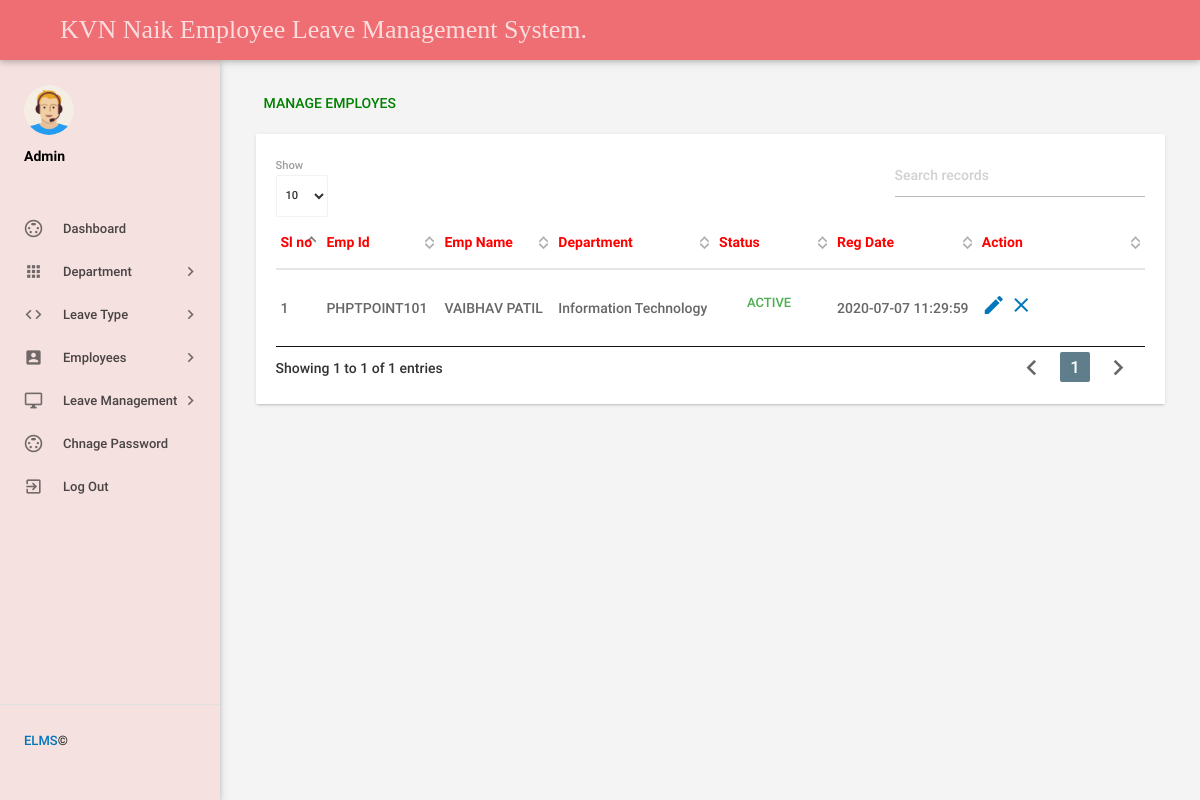
Page /admin/manageemployee.php (signed in) on the committed database.
### tables this page shows
CREATE TABLE `tblemployees` (
  `id` int(11) NOT NULL,
  `EmpId` varchar(100) NOT NULL,
  `FirstName` varchar(150) NOT NULL,
  `LastName` varchar(150) NOT NULL,
  `EmailId` varchar(200) NOT NULL,
  `Password` varchar(180) NOT NULL,
  `Gender` varchar(100) NOT NULL,
  `Dob` varchar(100) NOT NULL,
  `Department` varchar(255) NOT NULL,
  `Address` varchar(255) NOT NULL,
  `City` varchar(200) NOT NULL,
  `Country` varchar(150) NOT NULL,
  `Phonenumber` char(11) NOT NULL,
  `Status` int(1) NOT NULL,
  `RegDate` timestamp NOT NULL DEFAULT current_timestamp()
);

### admin/manageemployee.php (the view, shortened to what this page needs)
<?php
include('includes/config.php');
if(strlen($_SESSION['alogin'])==0)
    {
header('location:index.php');
}
else{
 ?>
<!DOCTYPE html>
<html lang="en">
    <head>
        <link type="text/css" rel="stylesheet" href="../assets/plugins/materialize/css/materialize.min.css"/>
         <link type="text/css" rel="stylesheet" href="../assets/plugins/materialize/css/materialize.css"/>
        <link href="../assets/plugins/material-preloader/css/materialPreloader.min.css" rel="stylesheet">
        <link href="../assets/plugins/datatables/css/jquery.dataTables.min.css" rel="stylesheet">
        <link href="../assets/css/alpha.min.css" rel="stylesheet" type="text/css"/>
        <link href="../assets/css/custom.css" rel="stylesheet" type="text/css"/>
         <link href="../assets/css/style.css" rel="stylesheet" type="text/css"/>
    </head>
    <body>
       <?php include('includes/header.php');?>
       <?php include('includes/sidebar.php');?>
            <main class="mn-inner">
                <div class="row">
                    <div class="col s12">
                        <div class="page-title" style="color: green;">Manage Employes</div>
                    </div>
                    <div class="col s12 m12 l12">
                        <div class="card">
                            <div class="card-content">
                                <table id="example" class="display responsive-table ">
                                    <thead>
                                        <tr>
                                            <th style="color: red;">Sl no</th>
                                            <th style="color: red;">Emp Id</th>
                                            <th style="color: red;">Emp Name</th>
                                            <th style="color: red;">Department</th>
                                             <th style="color: red;">Status</th>
                                             <th style="color: red;">Reg Date</th>
                                            <th style="color: red;">Action</th>
                                        </tr>
                                    </thead>
                                    <tbody>
<?php $sql = "SELECT EmpId,FirstName,LastName,Department,Status,RegDate,id from  tblemployees";
$query = $dbh -> prepare($sql);
$query->execute();
$results=$query->fetchAll(PDO::FETCH_OBJ);
$cnt=1;
if($query->rowCount() > 0)
{
foreach($results as $result)
{               ?>
                                        <tr>
                                            <td> <?php echo htmlentities($cnt);?></td>
                                            <td><?php echo htmlentities($result->EmpId);?></td>
                                            <td><?php echo htmlentities($result->FirstName);?>&nbsp;<?php echo htmlentities($result->LastName);?></td>
                                            <td><?php echo htmlentities($result->Department);?></td>
                                             <td><?php $stats=$result->Status;
if($stats){
                                             ?>
                                                 <a class="waves-effect waves-green btn-flat m-b-xs">Active</a>
                                                 <?php } else { ?>
                                                 <a class="waves-effect waves-red btn-flat m-b-xs">Inactive</a>
                                                 <?php } ?>
                                             </td>
                                              <td><?php echo htmlentities($result->RegDate);?></td>
                                            <td><a href="editemployee.php?empid=<?php echo htmlentities($result->id);?>"><i class="material-icons">mode_edit</i></a>
                                        <?php if($result->Status==1)
 {?>
<a href="manageemployee.php?inid=<?php echo htmlentities($result->id);?>" onclick="return confirm('Are you sure you want to inactive this Employe?');"" > <i class="material-icons" title="Inactive">clear</i>
<?php } else {?>
                                            <a href="manageemployee.php?id=<?php echo htmlentities($result->id);?>" onclick="return confirm('Are you sure you want to active this employee?');""><i class="material-icons" title="Active">done</i>
                                            <?php } ?> </td>
                                        </tr>
                                         <?php $cnt++;} }?>
                                    </tbody>
                                </table>
                            </div>
                        </div>
                    </div>
                </div>
            </main>
        </div>
        <div class="left-sidebar-hover"></div>
    </body>
</html>
<?php } ?>

### rows in the picture
tblemployees: EmpId "PHPTPOINT101", FirstName "VAIBHAV", LastName "PATIL", Department "Information Technology", Status "ACTIVE", RegDate "2020-07-07 11:29:59"
